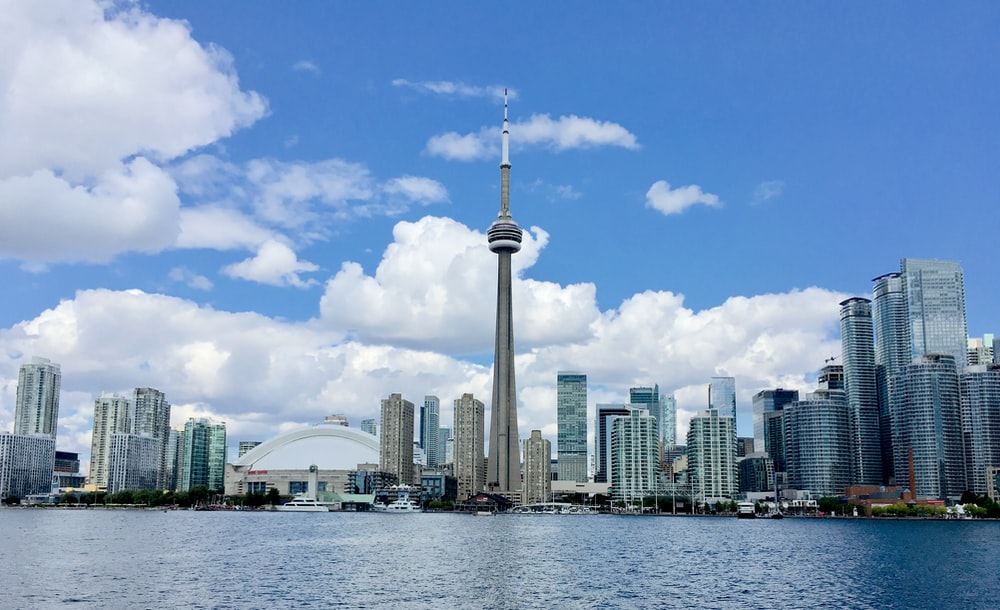
#> input picture Resources/Photos/toronto.jpg, 1000 x 610 px, found by its file name
$ python colour_spaces.py
#> lines starting #> are read from the running program, lines starting #| are printed output that depends on the picture
import cv2 as cv

img = cv.imread("./Resources/Photos/toronto.jpg")
#> img is the input picture: shape (610, 1000, 3); mean B, G, R 187.2, 152.4, 123
cv.imshow("Img", img)

# bgr to grayscale
gray = cv.cvtColor(img, cv.COLOR_BGR2GRAY)
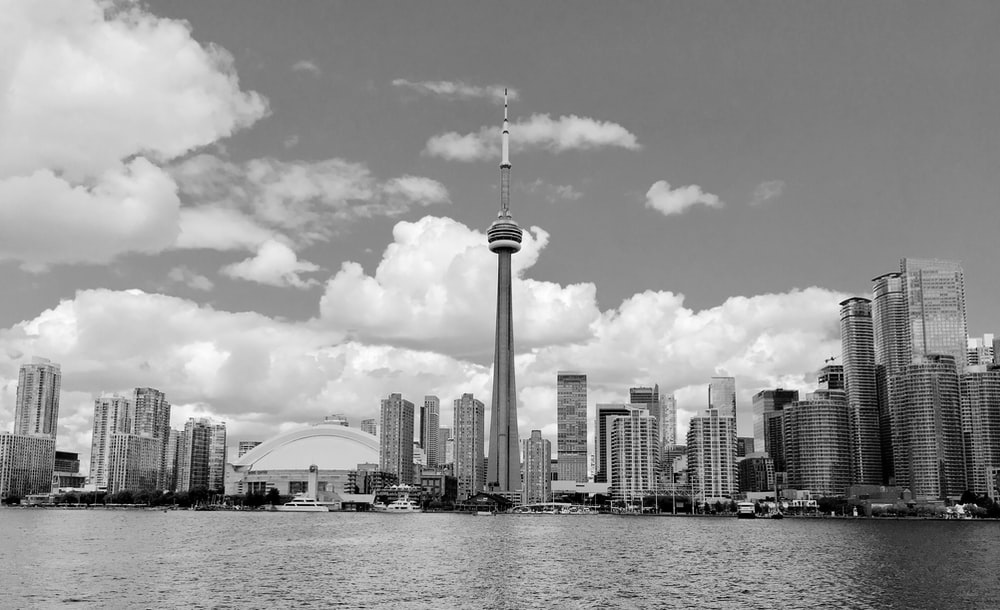
#> gray: shape (610, 1000); min 0, max 255, mean 147.6
cv.imshow("Img1", gray)

# bgr to hsv
hsv = cv.cvtColor(img, cv.COLOR_BGR2HSV)
#> hsv: shape (610, 1000, 3); mean H, S, V 104.1, 92.5, 187.5
cv.imshow("Img2", hsv)

# bgr to l*a*b
lab = cv.cvtColor(img, cv.COLOR_BGR2LAB)
#> lab: shape (610, 1000, 3); mean of channels 0, 1, 2 157.4, 127.8, 106.9
cv.imshow("Img3", lab)

# bgr to rgb
rgb = cv.cvtColor(img, cv.COLOR_BGR2RGB)
cv.imshow("Img4", rgb)

cv.waitKey(0)

$ run again, with Resources/Photos/cat1.jpg copied over Resources/Photos/toronto.jpg
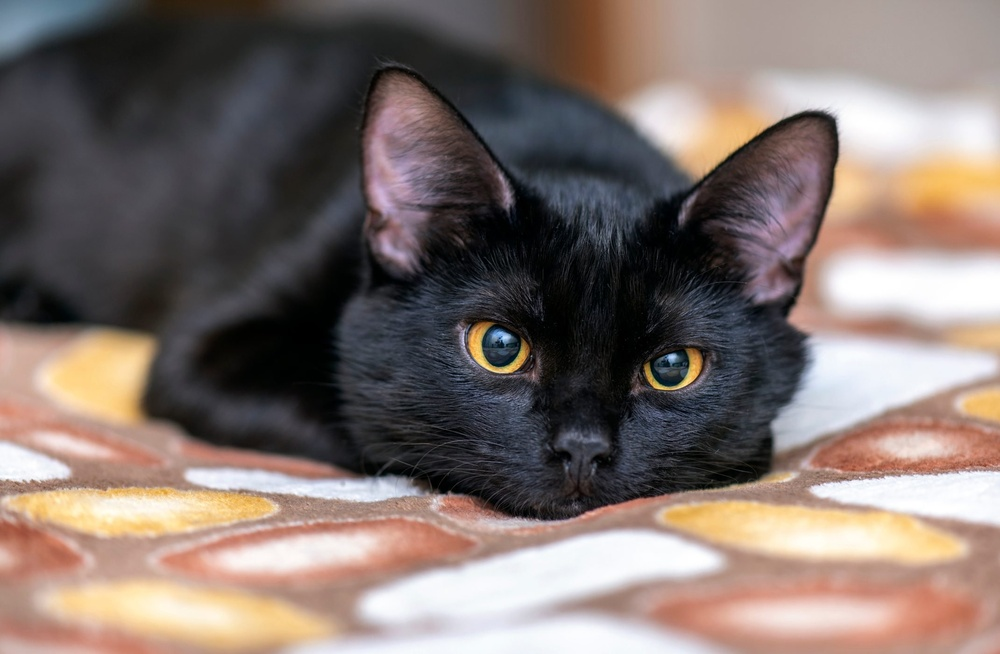
#> input picture Resources/Photos/cat1.jpg, 1000 x 654 px, shrunk from 2141 x 1400 before the run, found by its file name
#> img is the input picture: shape (654, 1000, 3); mean B, G, R 108.6, 113.9, 127.9
#> `gray = cv.cvtColor(img, cv.COLOR_BGR2GRAY)`:
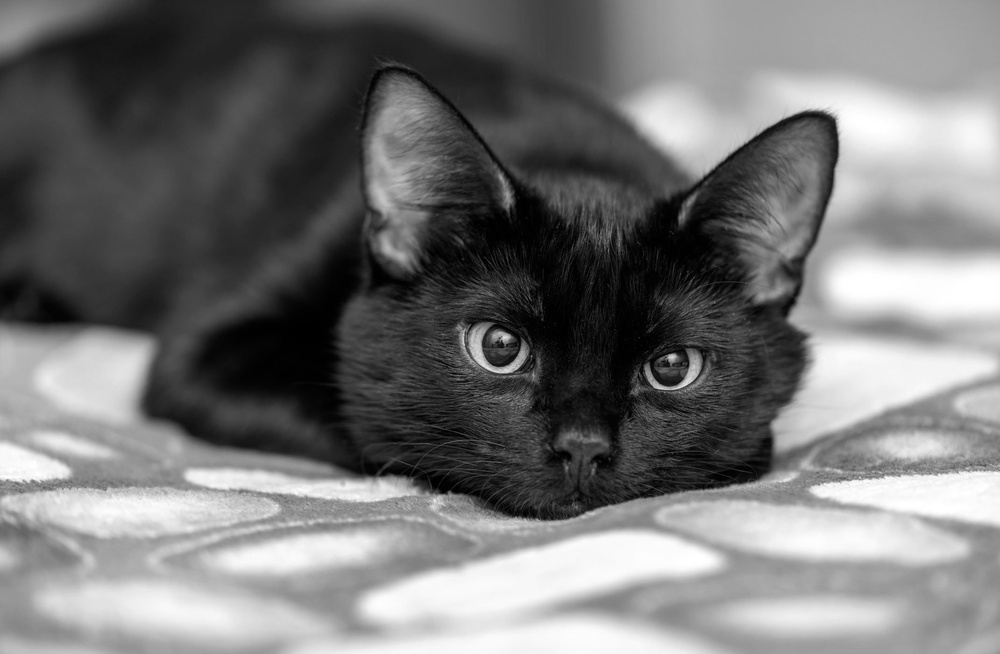
#> gray: shape (654, 1000); min 0, max 255, mean 117.5
#> hsv: shape (654, 1000, 3); mean H, S, V 65.4, 55.2, 131.8
#> lab: shape (654, 1000, 3); mean of channels 0, 1, 2 121.2, 132.8, 132.7

$ run again, with Resources/Photos/cat2.jpg copied over Resources/Photos/toronto.jpg
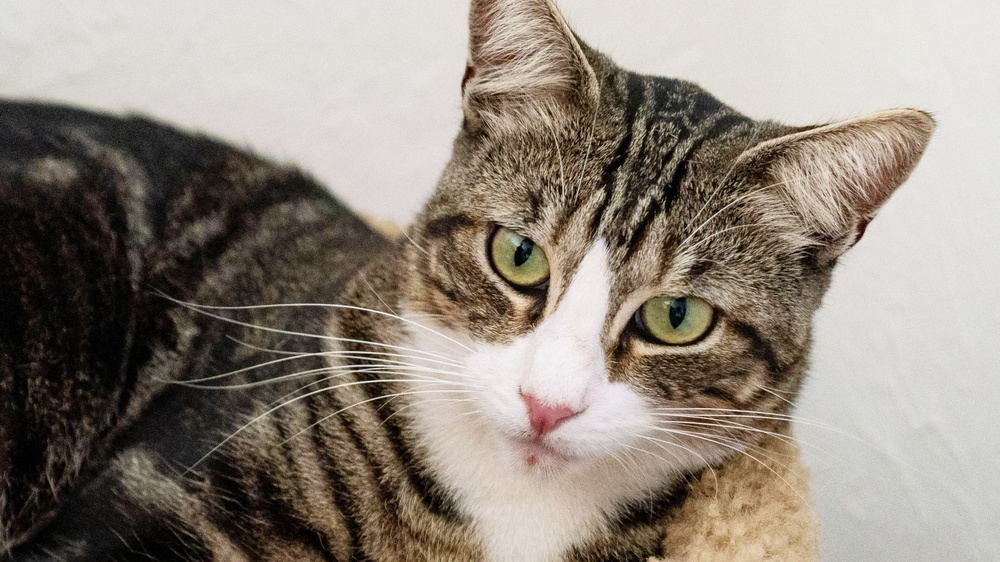
#> input picture Resources/Photos/cat2.jpg, 1000 x 562 px, shrunk from 2776 x 1561 before the run, found by its file name
#> img is the input picture: shape (562, 1000, 3); mean B, G, R 124, 134.4, 143.6
#> `gray = cv.cvtColor(img, cv.COLOR_BGR2GRAY)`:
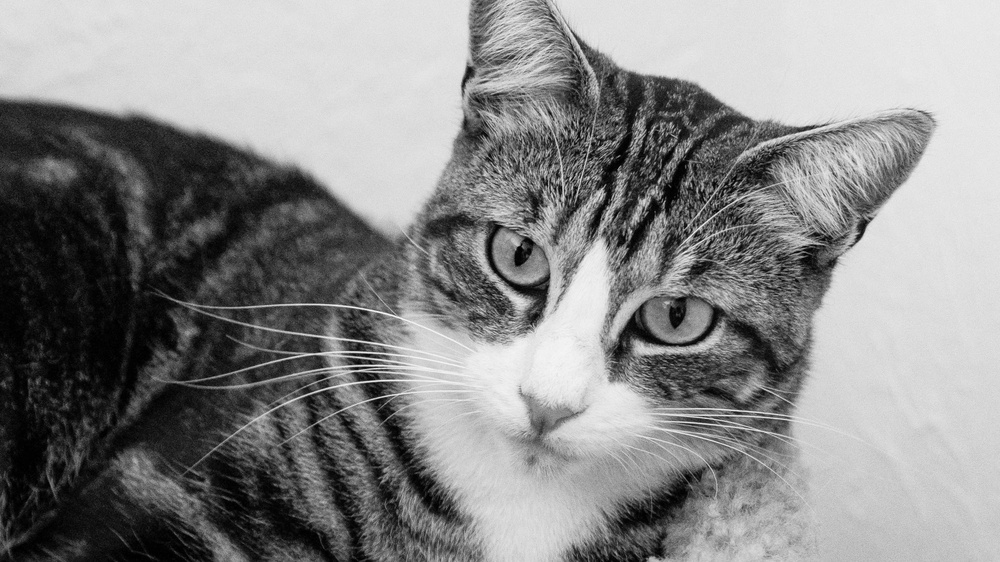
#> gray: shape (562, 1000); min 0, max 250, mean 136
#> hsv: shape (562, 1000, 3); mean H, S, V 21.1, 55.2, 143.7
#> lab: shape (562, 1000, 3); mean of channels 0, 1, 2 140, 129.9, 135.1

$ run again, with Resources/Photos/dog1.jpg copied over Resources/Photos/toronto.jpg
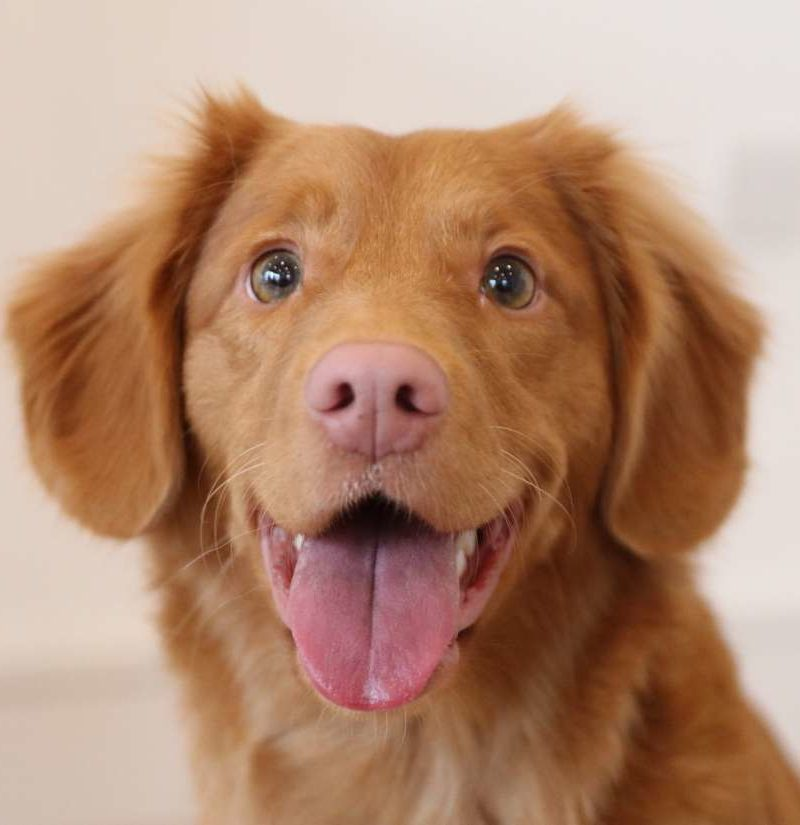
#> input picture Resources/Photos/dog1.jpg, 800 x 825 px, found by its file name
#> img is the input picture: shape (825, 800, 3); mean B, G, R 112.3, 137.1, 177.1
#> `gray = cv.cvtColor(img, cv.COLOR_BGR2GRAY)`:
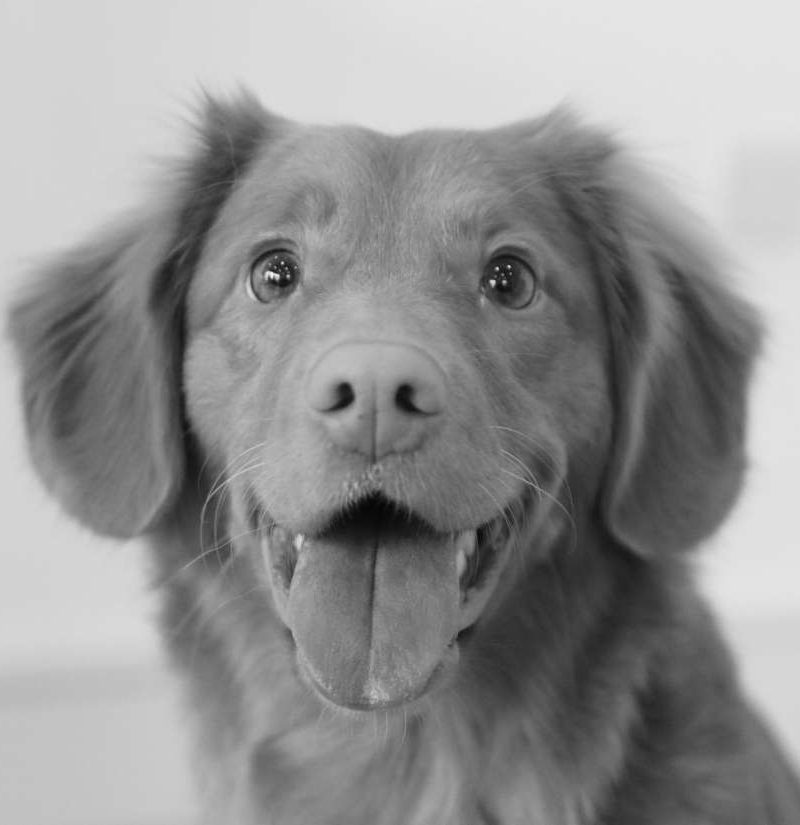
#> gray: shape (825, 800); min 5, max 248, mean 146.2
#> hsv: shape (825, 800, 3); mean H, S, V 19, 108.9, 177.1
#> lab: shape (825, 800, 3); mean of channels 0, 1, 2 152.9, 141.2, 148.3
